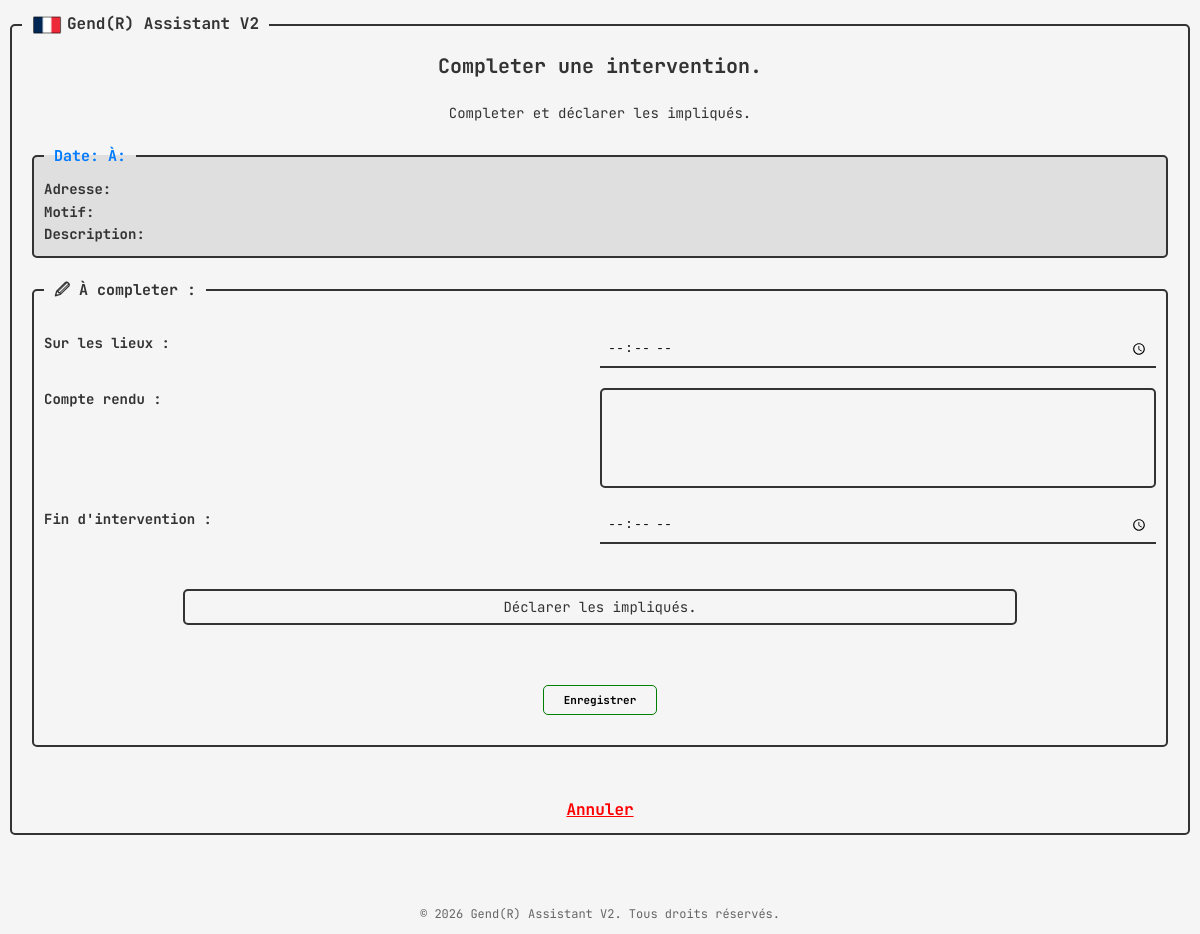
The page /complete?intervention_id=16 (signed in) on the database as committed earlier.
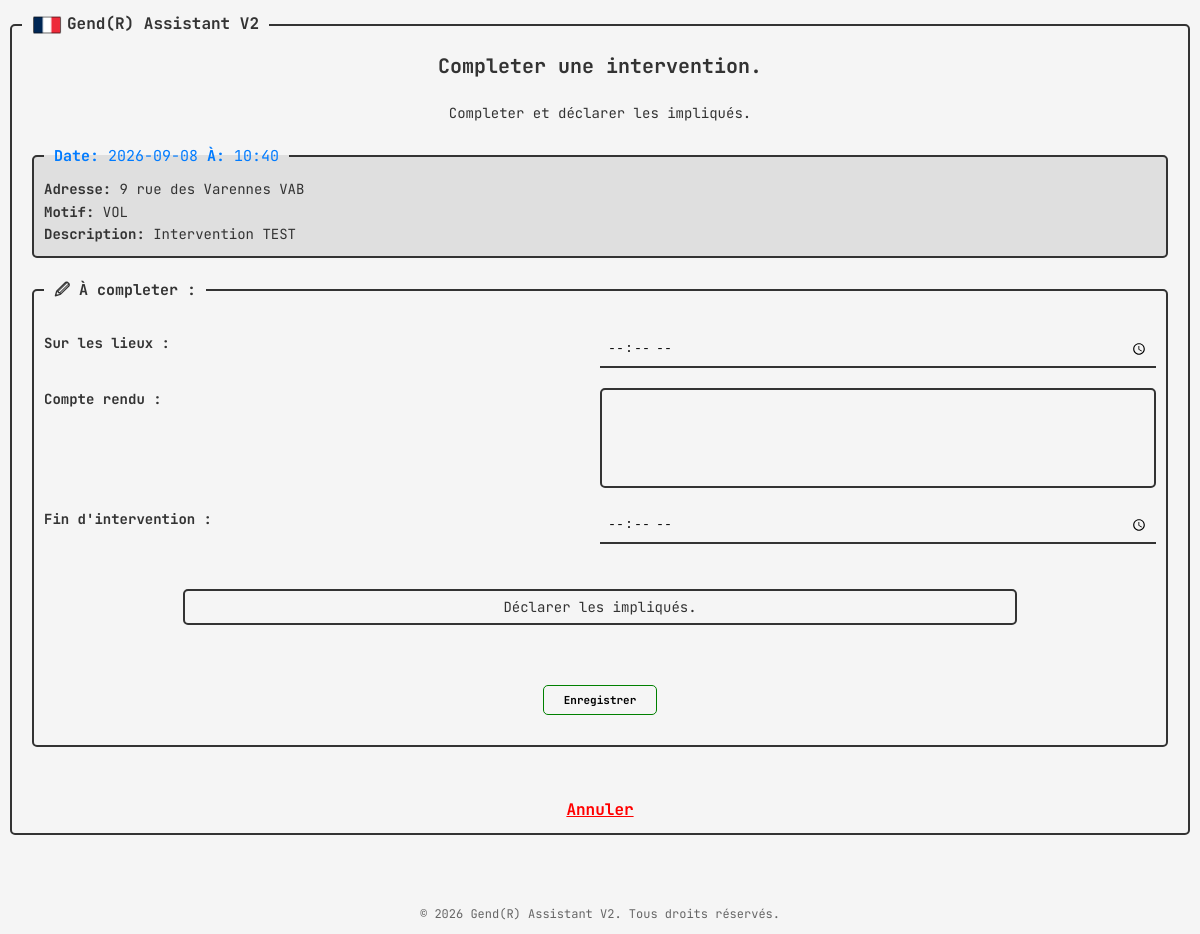
The same page on the database as committed later.
### tables this page shows
CREATE TABLE interventions (
                id INTEGER PRIMARY KEY AUTOINCREMENT,
                username TEXT NOT NULL,
                date TEXT NOT NULL,
                hour TEXT NOT NULL,
                location TEXT NOT NULL,
                type TEXT NOT NULL,
                description TEXT NOT NULL,
                arrived TEXT,
                cr TEXT,
                endhour TEXT
                );

### app.py (the view, shortened to what this page needs)
@app.route('/complete', methods=['GET', 'POST'])
def complete():
    if 'username' not in session:
                return redirect(url_for('login'))
    if request.method == 'GET':
         intervention_id = request.args.get('intervention_id')
         print(intervention_id)
         intervention = db_handler.get_intervention_by_id(intervention_id)
         print(intervention)
         return render_template('complete_page.html', intervention=intervention)

### database_handler.py (called while the page is built)
    def get_intervention_by_id(self, intervention_id):
        conn = sqlite3.connect(self.path)
        cursor = conn.cursor()
        cursor.execute('SELECT * FROM interventions WHERE id = ?', (intervention_id,))
        intervention = cursor.fetchone()
        conn.close()
        return intervention

### templates/complete_page.html (shortened to what this page needs)
{% extends "base.html" %}
{% block content %}
    <div class="title">
        <h3>Completer une intervention.</h3>
        <p>Completer et déclarer les impliqués.</p>
    </div>
    <div class="existing-data">
        <fieldset>
            <legend><strong>Date:</strong> {{ intervention[2] }} <strong>À:</strong> {{ intervention[3] }}</legend>
            <p><strong>Adresse:</strong> {{ intervention[4] }}</p>
            <p><strong>Motif:</strong> {{ intervention[5] }}</p>
            <p><strong>Description:</strong> {{ intervention[6] }}</p>
        </fieldset>
    </div>
    <div class="to-complete">
        <fieldset>
            <legend><strong>&#128393; À completer :</strong></legend>
            <form action="{{ url_for('complete') }}" method="POST">
                <div>
                    <label for="arrived">Sur les lieux :</label>
                    <input type="time" name="arrived" id="arrived" value="{{ intervention[7] }}">
                </div>
                <div>
                    <label for="cr">Compte rendu :</label>
                    <textarea name="cr" id="cr">{{ intervention[8] or '' }}</textarea>
                </div>
                <div>
                    <label for="endhour">Fin d'intervention :</label>
                    <input type="time" name="endhour" id="endhour" value="{{ intervention[9] }}">
                </div>
                <div class="buttons">
                    <a href="">Déclarer les impliqués.</a>
                    <button type="submit">Enregistrer</button>
                </div>
            </form>
        </fieldset>
        <a class="abord" href="{{ url_for('homepage') }}">Annuler</a>
    </div>
{% endblock %}

### templates/base.html (shortened to what this page needs)
<!DOCTYPE html>
<html lang="fr">
<head>
    <link rel="stylesheet" href="{{ url_for('static', filename='css/base.css') }}">
    <link rel="stylesheet" href="{{ url_for('static', filename='css/index.css') }}">
    <link rel="stylesheet" href="{{ url_for('static', filename='css/register.css') }}">
    <link rel="stylesheet" href="{{ url_for('static', filename='css/login.css') }}">
    <link rel="stylesheet" href="{{ url_for('static', filename='css/homepage.css') }}">
    <link rel="stylesheet" href="{{ url_for('static', filename='css/add_intervention.css') }}">
    <link rel="stylesheet" href="{{ url_for('static', filename='css/complete_page.css') }}">
</head>
<body>
    <fieldset>
        <legend class="base"><img src="{{ url_for('static', filename='img/france.png') }}" alt="france">Gend(R) Assistant V2</legend>
        {% block content %}{% endblock %}
    </fieldset>
    <div class="spacer"></div>
    <footer>
        <p>&copy; 2026 Gend(R) Assistant V2. Tous droits réservés.</p>
    </footer>
</body>
</html>

### static/css/base.css (style rules this page uses)
* { box-sizing: border-box; margin: 0; padding: 0; }
body { font-family: "JetBrains Mono", monospace; background-color: #f5f5f5; color: #333; line-height: 1.6; padding: 0; }
fieldset { display: flex; flex-direction: column; border: 2px solid #333; padding: 10px; border-radius: 5px; margin: 10px; height: calc(100% - 20px); min-height: calc(100% - 20px); overflow-y: auto; }
.base { font-weight: bold; padding: 0 10px; }
.base img { width: 30px; height: 30px; vertical-align: middle; margin-right: 5px; }
.title { display: flex; flex: 1; flex-direction: column; align-items: center; justify-content: center; text-align: center; }
.title h3 { font-size: 20px; margin-bottom: 20px; }
.title p { font-size: 14px; margin-bottom: 10px; }
.spacer { height: 50px; }
footer { width: 100%; text-align: center; font-size: 12px; color: #666; padding: 10px 0; }

### static/css/index.css (style rules this page uses)
.buttons { display: flex; justify-content: center; gap: 20px; margin: 200px auto; }
.buttons a { padding: 5px 20px; font-size: 16px; border: 2px solid #333; border-radius: 5px; cursor: pointer; font-size: 14px; text-decoration: none; color: #333; transition: border-color 0.5s, color 0.5s; }

### static/css/complete_page.css (style rules this page uses)
.existing-data fieldset { background-color: #dfdfdf; }
.existing-data legend { color: #007bff; font-size: 15px; padding: 0 10px; }
.existing-data p { font-size: 14px; }
.to-complete fieldset legend { font-size: 15px; padding: 0 10px; }
.to-complete form div { display: flex; flex-direction: row; margin: 20px auto; }
.to-complete form div label { width: 50%; justify-content: start; font-size: 14px; font-weight: bold; }
.to-complete form div input { width: 50%; justify-content: start; padding: 7px; background-color: transparent; border: none; border-bottom: 2px solid #333; }
.to-complete form div textarea { width: 50%; height: 100px; justify-content: start; padding: 7px; background-color: transparent; border: 2px solid #333; border-radius: 5px; resize: none; }
.to-complete form .buttons { display: flex; flex-direction: column; justify-content: center; align-items: center; }
.to-complete form .buttons a { width: 75%; text-align: center; margin-top: 25px; font-size: 14px; }
.to-complete form .buttons button { padding: 7px 20px; text-align: center; margin-top: 40px; font-family: "JetBrains Mono", monospace; font-size: 11px; font-weight: bold; background-color: transparent; border: 1px solid green; border-radius: 5px; transition: color 0.5s ease; }
.abord { display: flex; justify-content: center; margin-top: 50px; text-align: center; color: red; font-size: 16px; font-weight: bold; }

Rows that differ between the two databases and show on the page:
added interventions: date "2026-09-08", hour "10:40", location "9 rue des Varennes VAB", type "VOL", description "Intervention TEST"
